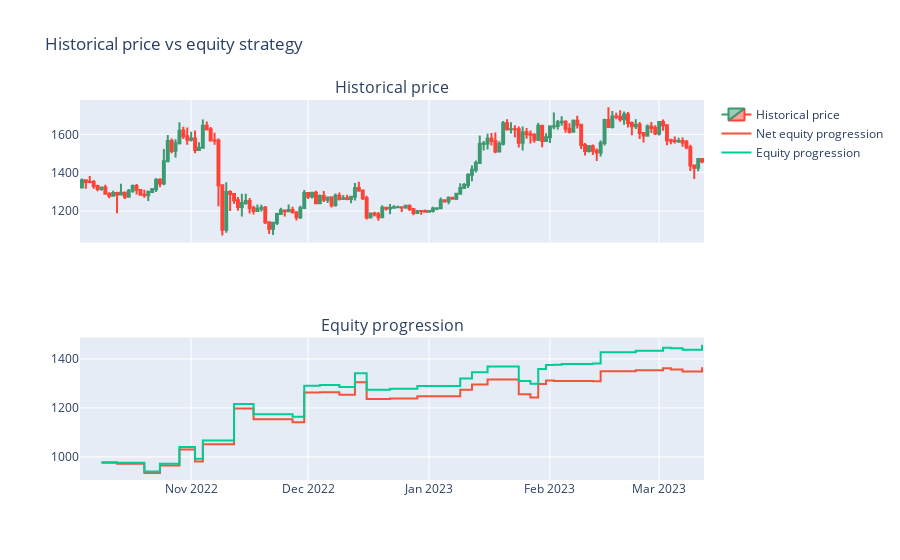

Here is the notebook cell this chart was saved with:
### Markdown cell above
# Strategy with Orderbook

### Code cell
def buy_func(row: pd.Series, prev_row: pd.Series) -> bool:
    return True if row["price_movement"] >= 60*24/2 else False # Day = 60*24/2


def sell_func(row: pd.Series, prev_row: pd.Series, timeframe_count: int) -> bool:
    return True if row["price_movement"] <= 60*24/2 or timeframe_count>=3 else False


long_only_backtester(df_btc_orderbook, buy_func, sell_func, stop_loss=0.05) #, stop_loss=0.002

### Figure 1 — Plotly figure (JSON) as saved in the notebook; plotly's stock layout.template omitted (floating-point values rounded to 4 significant figures; data arrays with more than 128 entries replaced by an {"elided": "..."} marker saying what was removed)
{"data": [{"close": {"elided": "160 float values"}, "high": {"elided": "160 float values"}, "low": {"elided": "160 float values"}, "name": "Historical price", "open": {"elided": "160 float values"}, "type": "candlestick", "x": {"elided": "160 str values"}, "xaxis": "x", "yaxis": "y"}, {"line": {"shape": "hv"}, "name": "Net equity progression", "type": "scatter", "x": ["2022-10-09T00:00:00", "2022-10-13T00:00:00", "2022-10-20T00:00:00", "2022-10-24T00:00:00", "2022-10-29T00:00:00", "2022-11-02T00:00:00", "2022-11-04T00:00:00", "2022-11-12T00:00:00", "2022-11-17T00:00:00", "2022-11-27T00:00:00", "2022-11-30T00:00:00", "2022-12-04T00:00:00", "2022-12-09T00:00:00", "2022-12-13T00:00:00", "2022-12-16T00:00:00", "2022-12-22T00:00:00", "2022-12-29T00:00:00", "2023-01-09T00:00:00", "2023-01-12T00:00:00", "2023-01-16T00:00:00", "2023-01-24T00:00:00", "2023-01-27T00:00:00", "2023-01-29T00:00:00", "2023-01-31T00:00:00", "2023-02-02T00:00:00", "2023-02-04T00:00:00", "2023-02-12T00:00:00", "2023-02-14T00:00:00", "2023-02-23T00:00:00", "2023-03-02T00:00:00", "2023-03-04T00:00:00", "2023-03-07T00:00:00", "2023-03-12T00:00:00"], "xaxis": "x2", "y": [976.5, 972.1, 934.7, 964.4, 1030.0, 981.0, 1052.0, 1197.0, 1154.0, 1141.0, 1263.0, 1264.0, 1253.0, 1305.0, 1237.0, 1238.0, 1247.0, 1274.0, 1295.0, 1315.0, 1256.0, 1243.0, 1298.0, 1311.0, 1310.0, 1310.0, 1309.0, 1350.0, 1353.0, 1362.0, 1357.0, 1349.0, 1366.0], "yaxis": "y2"}, {"line": {"shape": "hv"}, "name": "Equity progression", "type": "scatter", "x": ["2022-10-09T00:00:00", "2022-10-13T00:00:00", "2022-10-20T00:00:00", "2022-10-24T00:00:00", "2022-10-29T00:00:00", "2022-11-02T00:00:00", "2022-11-04T00:00:00", "2022-11-12T00:00:00", "2022-11-17T00:00:00", "2022-11-27T00:00:00", "2022-11-30T00:00:00", "2022-12-04T00:00:00", "2022-12-09T00:00:00", "2022-12-13T00:00:00", "2022-12-16T00:00:00", "2022-12-22T00:00:00", "2022-12-29T00:00:00", "2023-01-09T00:00:00", "2023-01-12T00:00:00", "2023-01-16T00:00:00", "2023-01-24T00:00:00", "2023-01-27T00:00:00", "2023-01-29T00:00:00", "2023-01-31T00:00:00", "2023-02-02T00:00:00", "2023-02-04T00:00:00", "2023-02-12T00:00:00", "2023-02-14T00:00:00", "2023-02-23T00:00:00", "2023-03-02T00:00:00", "2023-03-04T00:00:00", "2023-03-07T00:00:00", "2023-03-12T00:00:00"], "xaxis": "x2", "y": [978.5, 976.1, 940.5, 972.2, 1040.0, 992.9, 1067.0, 1216.0, 1174.0, 1164.0, 1291.0, 1294.0, 1286.0, 1341.0, 1274.0, 1278.0, 1290.0, 1320.0, 1345.0, 1368.0, 1309.0, 1298.0, 1358.0, 1375.0, 1376.0, 1379.0, 1381.0, 1427.0, 1433.0, 1446.0, 1443.0, 1437.0, 1458.0], "yaxis": "y2"}], "layout": {"annotations": [{"font": {"size": 16}, "showarrow": false, "text": "Historical price", "x": 0.5, "xanchor": "center", "xref": "paper", "y": 1, "yanchor": "bottom", "yref": "paper"}, {"font": {"size": 16}, "showarrow": false, "text": "Equity progression", "x": 0.5, "xanchor": "center", "xref": "paper", "y": 0.375, "yanchor": "bottom", "yref": "paper"}], "showlegend": true, "title": {"text": "Historical price vs equity strategy"}, "xaxis": {"anchor": "y", "domain": [0, 1], "matches": "x2", "rangeslider": {"visible": false}, "showticklabels": false}, "xaxis2": {"anchor": "y2", "domain": [0, 1]}, "yaxis": {"anchor": "x", "domain": [0.625, 1]}, "yaxis2": {"anchor": "x2", "domain": [0, 0.375]}}}
